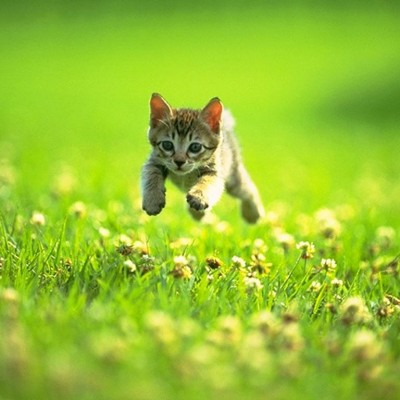
//> input picture image_seg_final/cat.jpg, 400 x 400 px
$ ./downsample   (built with g++ and OpenCV 4)
//> lines starting //> are read from the running program, lines starting //| are printed output that depends on the picture
/**
 * @file Pyramids.cpp
 * @brief Sample code of image pyramids (pyrDown and pyrUp)
 * @author OpenCV team
 */

#include "opencv2/imgproc.hpp"
#include "opencv2/imgcodecs.hpp"
#include "opencv2/highgui.hpp"

using namespace cv;

/// Global variables
Mat src, dst, tmp,img;

const char* window_name = "Pyramids Demo";


/**
 * @function main
 */
int main( void )
{
  /// General instructions
  printf( "\n Zoom In-Out demo  \n " );
  printf( "------------------ \n" );
  printf( " * [u] -> Zoom in  \n" );
  printf( " * [d] -> Zoom out \n" );
  printf( " * [ESC] -> Close program \n \n" );

  //![load]
  img = imread( "/home/aditya/image_seg_final/cat.jpg" ); // Loads the test image
//> img is the input picture: 400 rows x 400 cols, CV_8UC3; mean B, G, R 48.2, 194.3, 151.2
  src = imread( "/home/aditya/image_seg_final/trees.jpg" );
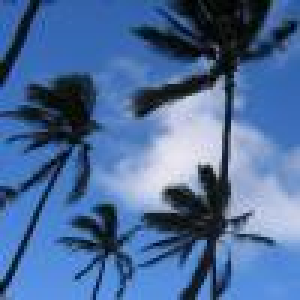
//> input picture image_seg_final/trees.jpg, 100 x 100 px (shown 3 times larger)
//> src is the input picture: 100 rows x 100 cols, CV_8UC3; mean B, G, R 154, 107.1, 75.2
  cv::resize(src,src,img.size());
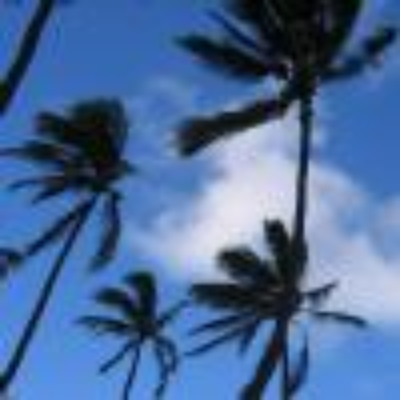
//> src: 400 rows x 400 cols, CV_8UC3; mean B, G, R 153.9, 107, 75.1
  if( src.empty() )
    { printf(" No data! -- Exiting the program \n");
      return -1; }
  //![load]

  tmp = src;
  dst = tmp;

  //![create_window]
  imshow( window_name, dst );
  //![create_window]

  //![infinite_loop]

   return 0;
}
